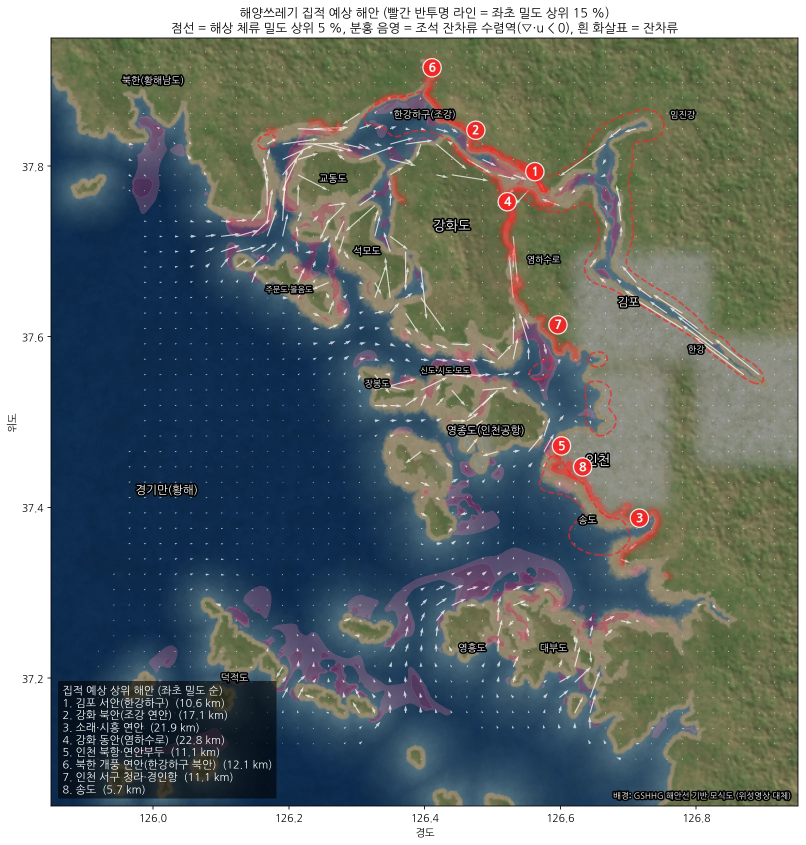
#> input picture incheon/input/인천_집적예상도.webp, 1611 x 1690 px (shown at 1/2 size)
$ python -i terrain.py   (imports and definitions only)
#> lines starting #> are read from the running program, lines starting #| are printed output that depends on the picture; after the words box and inside, x2 and y2 are one past the last pixel; in counts of white or black regions, pixels touching at a corner belong together
#> further down, picture is the input picture: shape (1690, 1611, 3); mean B, G, R 113.7, 115.9, 106.6
"""지형 비용 격자와 최단 경로 (정사영상 축소본 색으로 물·숲·맨땅을 나눠 걷는 비용을 매긴다).

분류 (가정값, RGB/HSV 규칙)
  0 outside   정사영상 밖 (이미지 테두리에 닿은 검은 영역)          → 통행 불가
  1 water     청록·파랑 (b > r, g > r)                               → 도보 불가, 보트 모드에선 빠름
  2 veg       초록·어두운 숲 + 섬 안쪽의 촬영 안 된 영역              → 걷기 느림 (×3)
  3 bare      모래·바위·길·건물 (밝거나 회색)                         → 걷기 기준 (×1)
해안선 정리: 테두리에 닿은 물만 바다, 본섬과 떨어진 작은 조각(포말·암초)은 바다, 섬 안 웅덩이는 맨땅.
격자 셀(기본 10 m) 은 맨땅 비율 15 % 이상이면 맨땅, 아니면 물/숲 중 많은 쪽 (해안 띠는 남기고 바다 쪽 오분류는 제거).

비용 = 셀 길이(m) × 평균 통행 배수. 물↔땅 전환에는 승·하선 비용(가정값 100 m 상당)을 더한다.
결과 거리는 '걷기 기준 환산 m' 이고, 시간 = 환산 m ÷ 걷기 속도.
"""
from __future__ import annotations

import base64
import math
from pathlib import Path

import cv2
import numpy as np

OUTSIDE, WATER, VEG, BARE = 0, 1, 2, 3
CLASS_KO = {OUTSIDE: "영상 밖", WATER: "물", VEG: "숲·수풀", BARE: "모래·바위·길"}
# 통행 배수 (가정값). None = 통행 불가
COST = {
    "walk": {OUTSIDE: None, WATER: None, VEG: 3.0, BARE: 1.0},
    "boat": {OUTSIDE: None, WATER: 0.5, VEG: 3.0, BARE: 1.0},
}
TRANSITION_M = 100.0     # 가정값: 물↔땅 전환(승·하선) 비용, 걷기 환산 m
SQRT2 = math.sqrt(2)


def classify_rgb(img_bgr: np.ndarray) -> np.ndarray:
    """정사영상 축소본 BGR → 클래스 지도 (0..3)."""
    b, g, r = [img_bgr[:, :, i].astype(int) for i in range(3)]
    hsv = cv2.cvtColor(img_bgr, cv2.COLOR_BGR2HSV)
#> hsv: shape (1690, 1611, 3); mean H, S, V 58.8, 97.8, 129.6
    s, v = hsv[:, :, 1].astype(int), hsv[:, :, 2].astype(int)
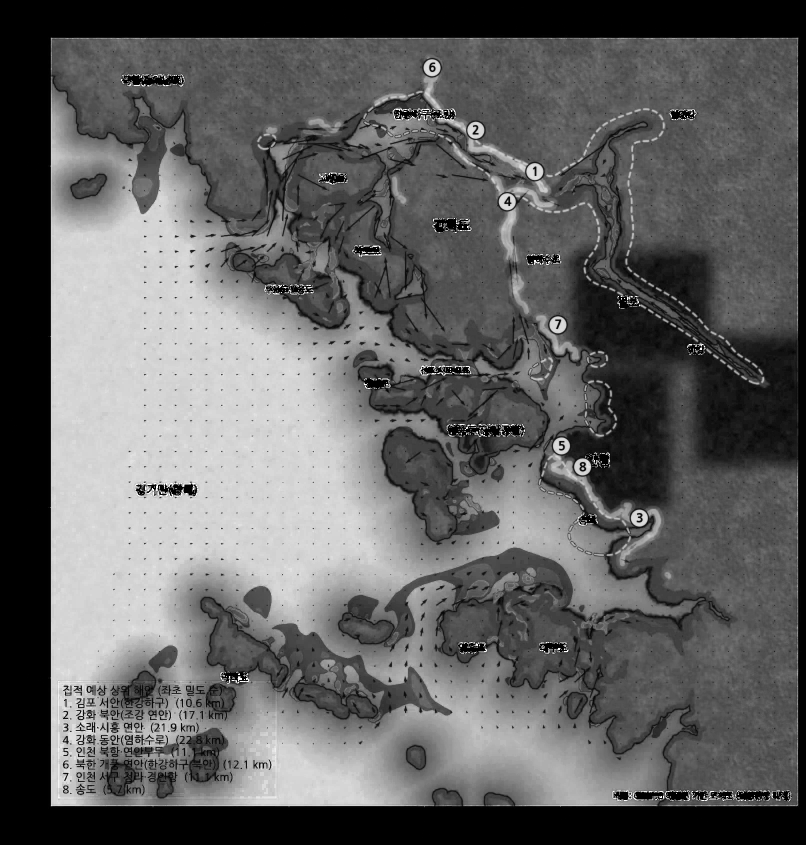
#> s: shape (1690, 1611) int64 (shown at 1/2 size); min 0, max 255, mean 97.8
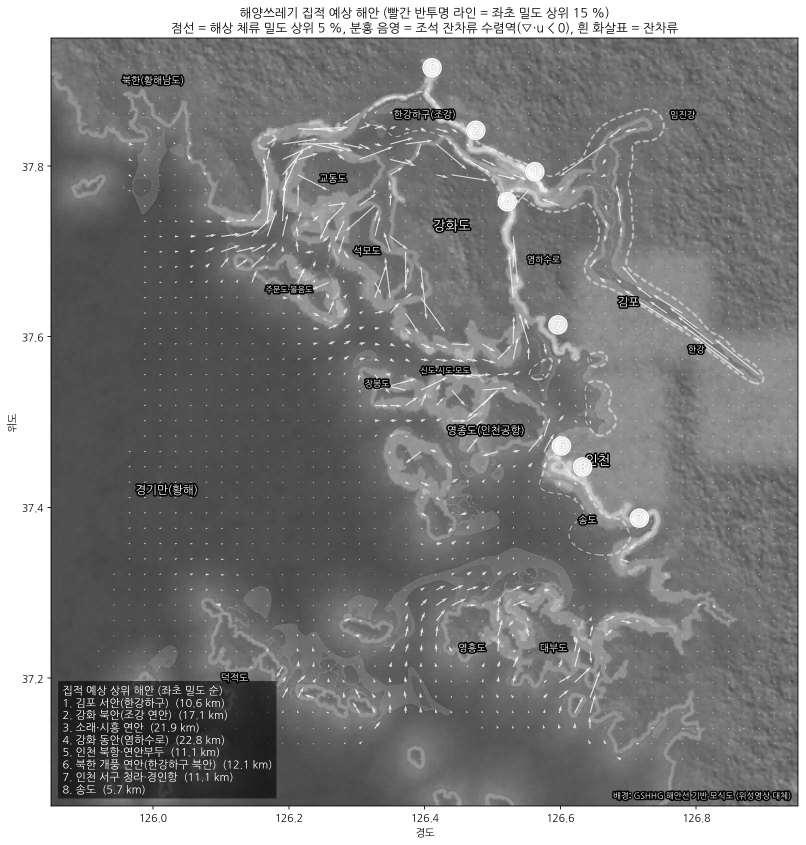
#> v: shape (1690, 1611) int64 (shown at 1/2 size); min 0, max 255, mean 129.6
    nodata = (r + g + b) < 24
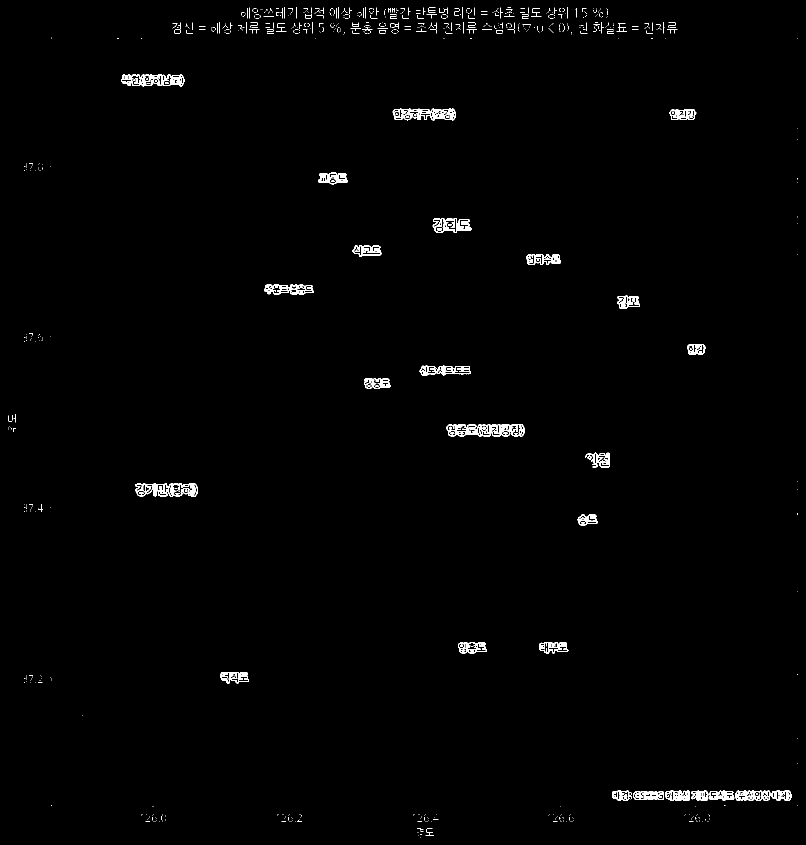
#> nodata: shape (1690, 1611) bool (shown at 1/2 size); 0.94% white in thin lines or dots
    water = (~nodata) & (b > r + 8) & (g > r + 4) & (s > 25)
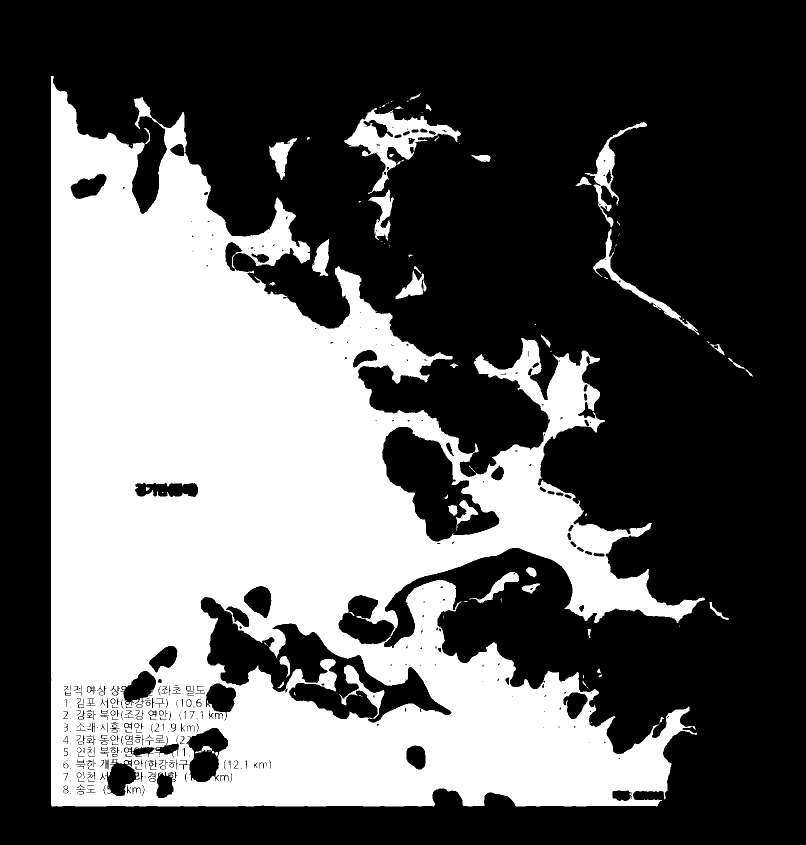
#> water: shape (1690, 1611) bool (shown at 1/2 size); 36.5% white; 122 white regions (62 under 20 px), largest, box (x1, y1, x2, y2) and area: (102, 152, 1410, 1613) 962600, (688, 216, 922, 388) 10967, (1169, 244, 1294, 455) 3905
    veg = (~nodata) & (~water) & (g > r + 6) & (g >= b)
#> veg: shape (1690, 1611) bool; 16.1% white; 3763 white regions (3439 under 20 px), largest, box (x1, y1, x2, y2) and area: (547, 75, 1517, 373) 115834, (1225, 148, 1596, 680) 68239, (1325, 904, 1596, 1390) 50267
    dark = (~nodata) & (~water) & (~veg) & (v < 70)
#> dark: shape (1690, 1611) bool; 1% white; 2699 white regions (2644 under 20 px), largest, box (x1, y1, x2, y2) and area: (1239, 75, 1597, 1619) 3973, (95, 75, 399, 1613) 2168, (413, 1368, 472, 1424) 2137
    cls = np.full(img_bgr.shape[:2], BARE, np.uint8)
    cls[water] = WATER
    cls[veg | dark] = VEG
    # nodata: 테두리에 닿은 것은 영상 밖, 섬 안쪽에 갇힌 것은 숲으로
    nd = nodata.astype(np.uint8)
    n, lab = cv2.connectedComponents(nd, connectivity=4)
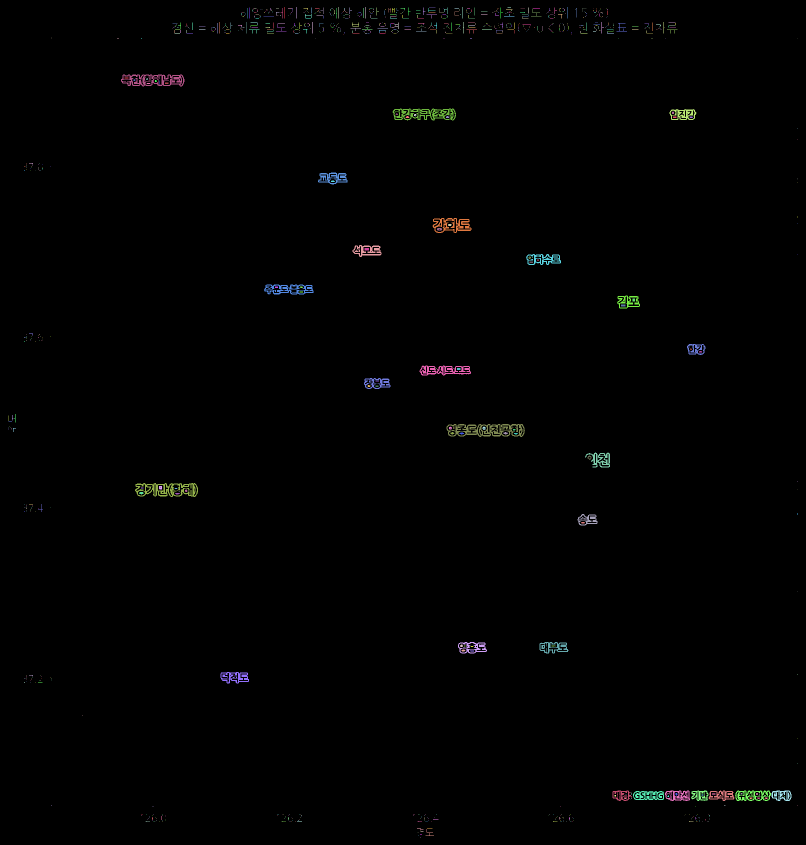
#> lab: shape (1690, 1611) int32 (shown at 1/2 size); 1120 distinct labels, from 0 to 1119; one colour per label, 0 black
#> n = 1120
    border = set(np.unique(np.concatenate([lab[0], lab[-1], lab[:, 0], lab[:, -1]])))
#> border = 1 item
    outside = np.isin(lab, list(border - {0})) & nodata
#> outside: shape (1690, 1611) bool; every value is 0
    cls[nodata] = VEG
    cls[outside] = OUTSIDE
    # 바다 위 하얀 포말(맨땅으로 잡힘) 정리: 주변이 거의 물이면 물로
    bare = (cls == BARE).astype(np.uint8)
    water_n = cv2.blur((cls == WATER).astype(np.float32), (9, 9))
    veg_n = cv2.blur((cls == VEG).astype(np.float32), (9, 9))
    cls[(bare == 1) & (water_n > 0.55) & (veg_n < 0.03)] = WATER
    return refine_coast(cls)


def refine_coast(cls: np.ndarray, min_land_px: int = 3000) -> np.ndarray:
    """해안선 정리.
    ① 바다 = 영상 테두리(또는 영상 밖)에 닿은 물 덩어리. 섬 안쪽에 갇힌 '물'(웅덩이·그늘진 바위)은 맨땅으로.
    ② 본섬(큰 땅 덩어리)과 떨어진 작은 땅 조각(포말·암초·얕은 물 바닥)은 바다로.
    ③ 바다에 바로 붙은 맨땅 1 px 띠는 그대로 둔다 (해안 걷기 경로)."""
    cls = cls.copy()
    H, W = cls.shape
    water = (cls == WATER).astype(np.uint8)
    outside = (cls == OUTSIDE)
    # ① 영상 밖과 물을 합쳐 테두리에 닿는 덩어리 = 바다
    sea_cand = ((water == 1) | outside).astype(np.uint8)
    n, lab = cv2.connectedComponents(sea_cand, connectivity=4)
    border = set(np.unique(np.concatenate([lab[0], lab[-1], lab[:, 0], lab[:, -1]])))
    sea = np.isin(lab, list(border - {0})) & (water == 1)
    cls[(water == 1) & ~sea] = BARE                       # 내륙 물 → 맨땅(젖은 모래·바위)
    # ② 땅 덩어리 중 작은 것 → 바다
    land = ((cls == VEG) | (cls == BARE)).astype(np.uint8)
    n, lab, stats, _ = cv2.connectedComponentsWithStats(land, connectivity=8)
    if n > 1:
        areas = stats[1:, cv2.CC_STAT_AREA]
        keep = {i + 1 for i, a in enumerate(areas) if a >= min_land_px}
        if not keep:
            keep = {int(np.argmax(areas)) + 1}
        small = (lab > 0) & ~np.isin(lab, list(keep))
        cls[small] = WATER
    return cls


class Terrain:
    """격자 + 8방향 최단 경로. nodes 는 (x, y) m 목록 (crs_m), 인덱스 0 이 출발지라는 가정은 없다."""

    BARE_MIN_FRAC = 0.15   # 블록에서 맨땅이 이 비율 이상이면 맨땅 (가정값)

    # [28 lines left out: functions __init__, from_basemap, not called in this run]

    # ── 좌표 ──
    def cell_of(self, x: float, y: float) -> tuple[int, int]:
        c = int((x - self.x0) // self.cell); r = int((self.y0 - y) // self.cell)
        return min(max(r, 0), self.nr - 1), min(max(c, 0), self.nc - 1)

    def xy_of(self, r: int, c: int) -> tuple[float, float]:
        return self.x0 + (c + 0.5) * self.cell, self.y0 - (r + 0.5) * self.cell

    # [83 lines left out: functions force_passable, _edges, run, matrix, path, to_js and 1 more, not called in this run]

    def summary(self) -> dict:
        return {CLASS_KO[k]: int((self.grid == k).sum()) for k in (OUTSIDE, WATER, VEG, BARE)}


# [4 lines left out: function save_class_png, not called in this run]

>>> import cv2
>>> picture = cv2.imread('../incheon/input/인천_집적예상도.webp')
>>> result = classify_rgb(picture)
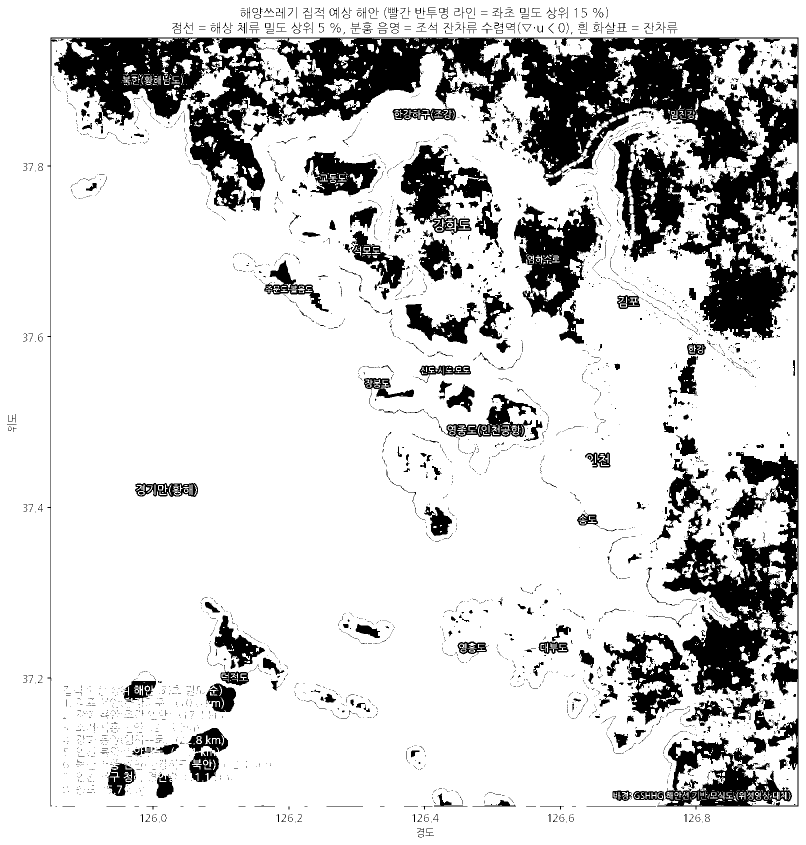
#> result: shape (1690, 1611) (shown at 1/2 size); values 2 (black) and 3 (white), 81.9% white; 3978 black regions (3426 under 20 px), largest, box (x1, y1, x2, y2) and area: (95, 75, 1597, 1619) 318859, (1028, 407, 1201, 635) 19132, (802, 290, 984, 470) 14189
